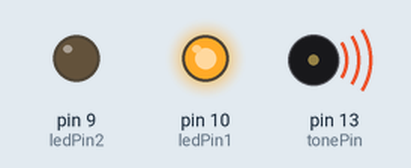
This sketch was run on a simulated Arduino Uno, built with avr-gcc and run on an emulated ATmega328P. Shown: output pins drawn as LEDs (lit = HIGH), buzzer (waves = sounding).

Above: at 1.2 s.
At 9.7 s:
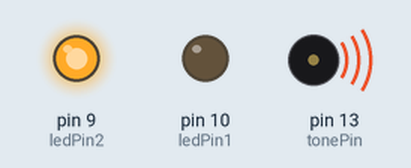
At 18.7 s:
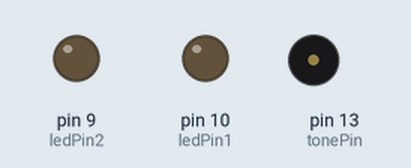
Timing chart, 0 to 31.1 s (numbered marks = the images above):
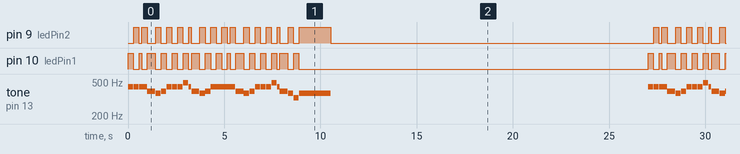

The sketch:

LETGO11.ino
```cpp
int tonePin = 13;
const int ledPin2 = 9;
const int ledPin1 = 10;
int counter = 0;

void setup() {
pinMode(tonePin, OUTPUT);
pinMode(ledPin1, OUTPUT);
pinMode(ledPin2, OUTPUT);
}
void loop() {
midi();
}
void beep(int tonePin, int note, int duration)
{
tone(tonePin, note, duration);

if(counter % 2 == 0)
{
digitalWrite(ledPin1, HIGH);
delay(duration);
digitalWrite(ledPin1, LOW);
}
else
{
digitalWrite(ledPin2, HIGH);
delay(duration);
digitalWrite(ledPin2, LOW);
}
noTone(tonePin);
//delay(1);
counter++;
}

void midi() {

   beep(tonePin, 440, 272.836502083);

    delay(15.6249979167);
    beep(tonePin, 440, 272.836502083);

    delay(15.6249979167);
    beep(tonePin, 440, 135.817289583);

    delay(8.41346041667);
    beep(tonePin, 440, 272.836502083);

    delay(15.6249979167);
    beep(tonePin, 391, 409.855714583);

    delay(22.8365354167);
    beep(tonePin, 369, 272.836502083);

    delay(15.6249979167);
    beep(tonePin, 391, 272.836502083);

    delay(15.6249979167);
    beep(tonePin, 440, 272.836502083);

    delay(15.6249979167);
    beep(tonePin, 440, 272.836502083);

    delay(15.6249979167);
    beep(tonePin, 440, 272.836502083);

    delay(15.6249979167);
    beep(tonePin, 493, 272.836502083);

    delay(15.6249979167);
    beep(tonePin, 440, 135.817289583);

    delay(8.41346041667);
    beep(tonePin, 391, 409.855714583);

    delay(22.8365354167);
    beep(tonePin, 369, 272.836502083);

    delay(15.6249979167);
    beep(tonePin, 391, 272.836502083);

    delay(15.6249979167);
    beep(tonePin, 440, 272.836502083);

    delay(15.6249979167);
    beep(tonePin, 440, 272.836502083);

    delay(15.6249979167);
    beep(tonePin, 440, 272.836502083);

    delay(15.6249979167);
    beep(tonePin, 440, 135.817289583);

    delay(8.41346041667);
    beep(tonePin, 440, 272.836502083);

    delay(15.6249979167);
    beep(tonePin, 391, 409.855714583);

    delay(22.8365354167);
    beep(tonePin, 369, 272.836502083);

    delay(15.6249979167);
    beep(tonePin, 391, 272.836502083);

    delay(15.6249979167);
    beep(tonePin, 440, 272.836502083);

    delay(15.6249979167);
    beep(tonePin, 440, 272.836502083);

    delay(15.6249979167);
    beep(tonePin, 440, 272.836502083);

    delay(15.6249979167);
    beep(tonePin, 493, 272.836502083);

    delay(15.6249979167);
    beep(tonePin, 440, 135.817289583);

    delay(8.41346041667);
    beep(tonePin, 391, 409.855714583);

    delay(22.8365354167);
    beep(tonePin, 369, 272.836502083);

    delay(15.6249979167);
    beep(tonePin, 329, 272.836502083);

    delay(15.6249979167);
    beep(tonePin, 369, 1643.02862708);
    delay(16483.02862708);

}
```

Measured:
- by itself, pin 9 (ledPin2), pin 10 (ledPin1): moves between LOW and HIGH, repeating every 27.0 s
- by itself, tone on pin 13 (tonePin): plays 440 Hz for 0.27 s, 440 Hz for 0.27 s, 440 Hz for 0.14 s, 440 Hz for 0.27 s, 391 Hz for 0.41 s, 369 Hz for 0.27 s … (160 notes in this stretch)
